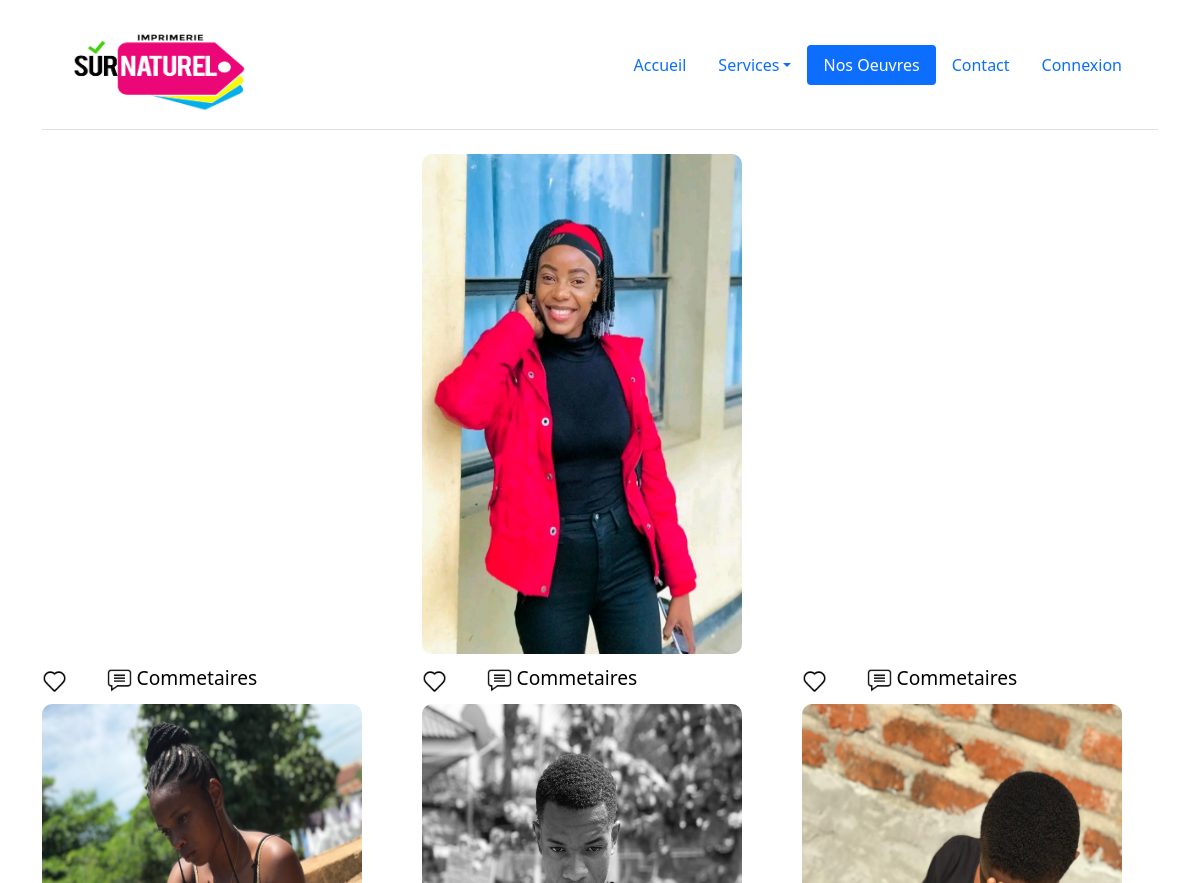
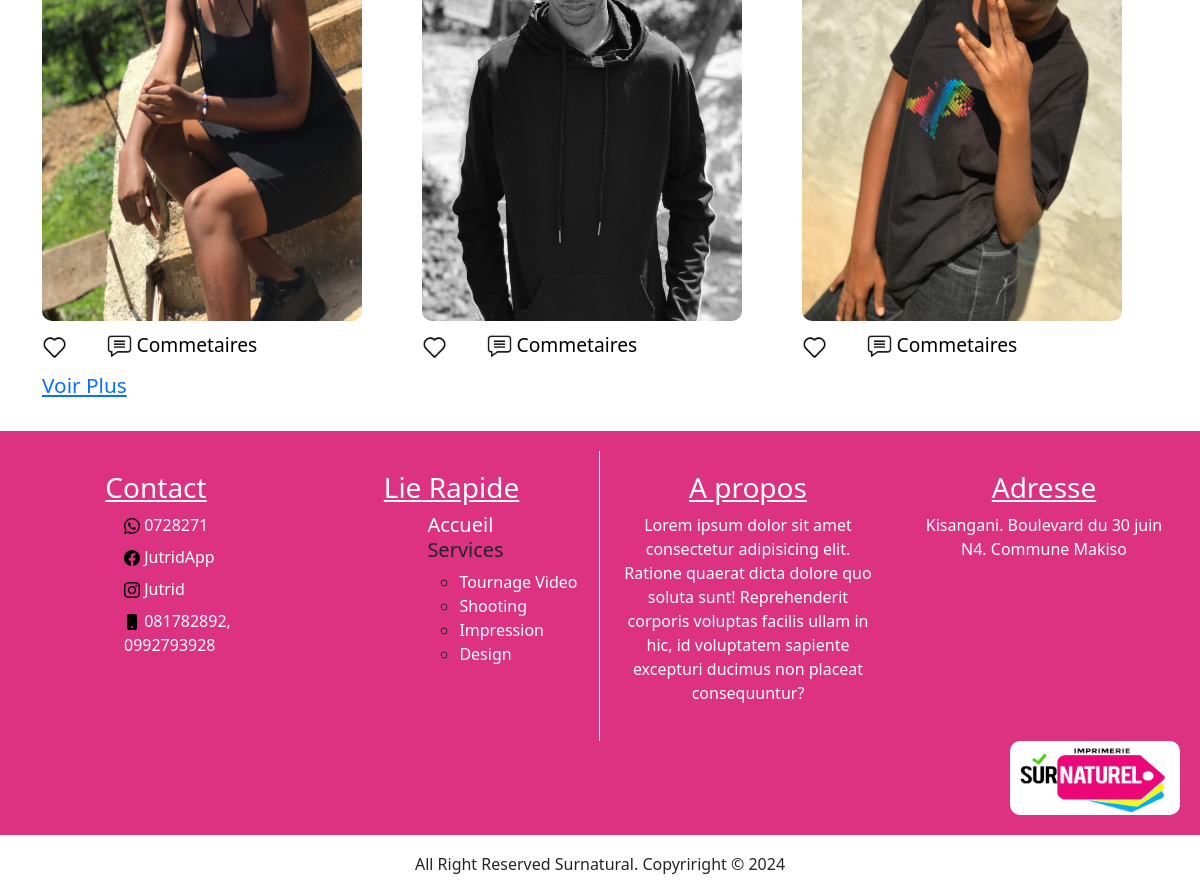
The page /nos_oeuvres on the database its author committed (2 pictures, top to bottom).
### surnatural_app/models.py (models this page shows, shortened)
class Publications(models.Model):
    img = models.ImageField(upload_to='img')
    designation = models.CharField(max_length=50)
    date_pub = models.DateField(auto_now=True)
    user = models.ManyToManyField(User, through='Reactions')
    class Meta():
        db_table = 'Publications'

class Services(models.Model):
    titre = models.CharField(max_length=20, unique=True)
    description = models.TextField(max_length=300)
    logo = models.ImageField(upload_to='img', null=True)
    img = models.ImageField(upload_to='img', null=True)
    class Meta():
        db_table = 'Services'

### surnatural_app/views.py (the view)
# urls.py: path('nos_oeuvres', work, name='work'),
def work(request):
    publications = Publications.objects.all().order_by('-id')[:6]
    nb_like = []
    services = Services.objects.all()
    if request.user.is_authenticated:
        for publication in publications:
            a = Likes.objects.filter(publication_id=publication.id, like=True)
            print(len(a))
            nb_like.append(len(a))
        p1=publications[0]
        p2=publications[1]
        p3=publications[2]
        p4=publications[3]
        p5=publications[4]
        p6=publications[5]
        for i in publications:
            if not Likes.objects.filter(publication=i, user=request.user):
                p = Likes(publication=i, user=request.user, like=False)
                p.save()
        l1 = Likes.objects.get(publication=p1, user=request.user)
        l2 = Likes.objects.get(publication=p2, user=request.user)
        l3 = Likes.objects.get(publication=p3, user=request.user)
        l4 = Likes.objects.get(publication=p4, user=request.user)
        l5 = Likes.objects.get(publication=p5, user=request.user)
        l6 = Likes.objects.get(publication=p6, user=request.user)
        return render(request, 'application/work.html', context={'data':services, 'p1':p1, 'p2':p2, 'p3':p3, 'p4':p4, 'p5':p5, 'p6':p6, 'n1':nb_like[0], 'n2':nb_like[1], 'n3':nb_like[2], 'n3':nb_like[2], 'n3':nb_like[2], 'n4':nb_like[3], 'n5':nb_like[4], 'n6':nb_like[5], 'l1': l1, 'l2':l2, 'l3':l3, 'l4':l4, 'l5':l5, 'l6':l6}) #
    else:
        return render(request, 'application/work2.html', context={'data':services, 'publications':publications})

### templates/application/work2.html (shortened to what this page needs)
{% extends "base.html" %}
{% block nav %}
<ul class="nav nav-pills">
    <li class="nav-item"><a href="{% url "home" %}" class="nav-link" aria-current="page">Accueil</a></li>
    <li class="nav-item">
        <a class="nav-link dropdown-toggle" href="#" data-bs-toggle="dropdown" aria-expanded="false">Services</a>
    </li>
    <li class="nav-item"><a href="{% url "work" %}" class="nav-link active">Nos Oeuvres</a></li>
    <li class="nav-item"><a href="#contact" class="nav-link">Contact</a></li>
    <li class="nav-item"><a href="{% url "login" %}" class="nav-link">Connexion</a></li>
</ul>
{% endblock nav %}
{% block content %}
{% load static %}
<div class="container">
  <div class="row">
    {% for publication in publications %}
        <div class="col-md-4 justify-content-center">
          <div class="pub">
            <img src="/media/{{publication.img}}" alt="" style="max-width: 400px; width: 90%; min-height: 500px; max-height: 500px; border-radius: 10px;">
          </div>
          <div style="margin: 10px 0;">
              <a href="/login"><img src="{% static 'img/coeur.png' %}" alt="" style="width: 7%;"></a>
              <a href="/Commentaire{{publication.id}}" style="text-decoration: none; font-size: 1.2rem; color: black;"><img src="{% static 'img/commentaire.png' %}" alt="" style="width: 7%;"> Commetaires</a>
          </div>
        </div>
    {% endfor %}
  </div>
  <div class="row">
    <a href="" style="font-size: 1.3rem;">Voir Plus</a>
  </div>
</div>
{% endblock content %}
{% block f_service %}
    {% for datum in data %}
        <li><a href="/service{{datum.id}}">{{datum.titre}}</a></li>
    {% endfor %}
{% endblock f_service %}

### static/css/style.css (style rules this page uses)
:root { --main_color:rgb(126, 19, 69); }
html { scroll-behavior: smooth; }
footer li a { color: white; text-decoration: none; transition: 0.3s; }
.active { background-color: rgb(221, 49, 129); }

### rows shown on the page
Publications: img (picture)
Publications: img (picture)
Publications: img (picture)
Publications: img (picture)
Services: titre "Tournage Video"
Services: titre "Shooting"
Services: titre "Impression"
Services: titre "Design"
